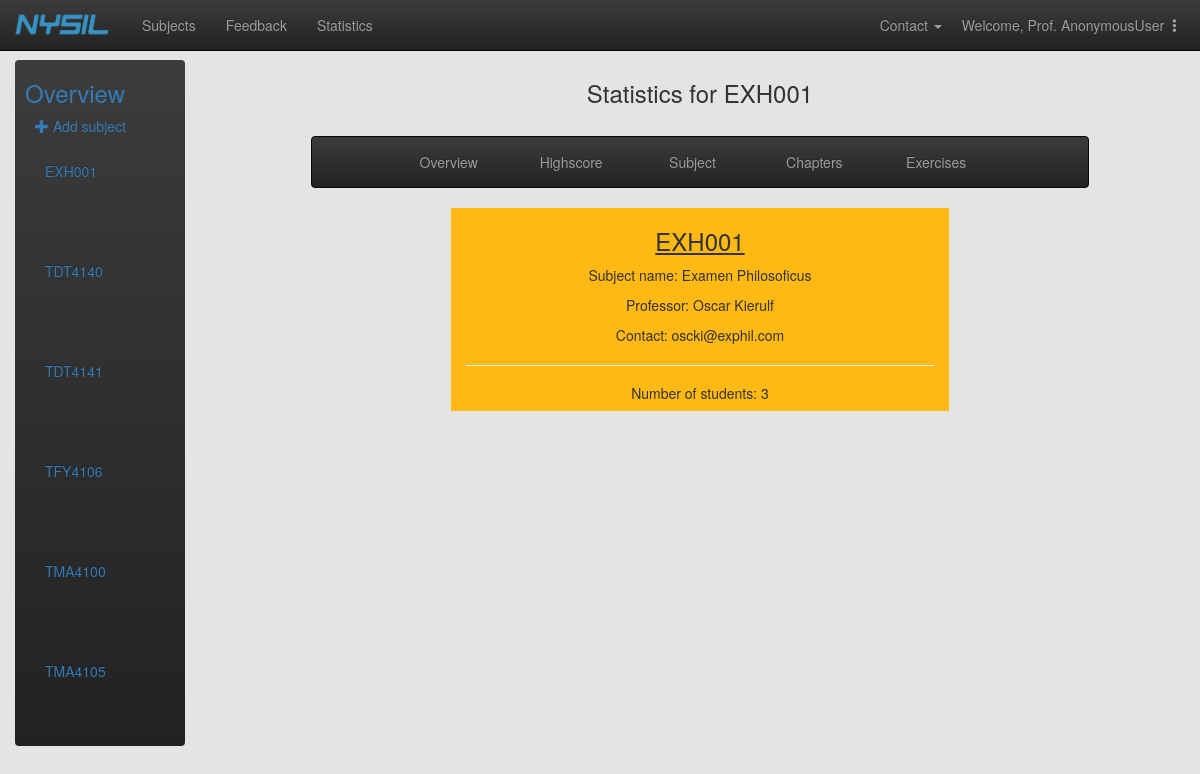
/adminpage/statistics/EXH001/overview/, run on an earlier commit of the app's database.
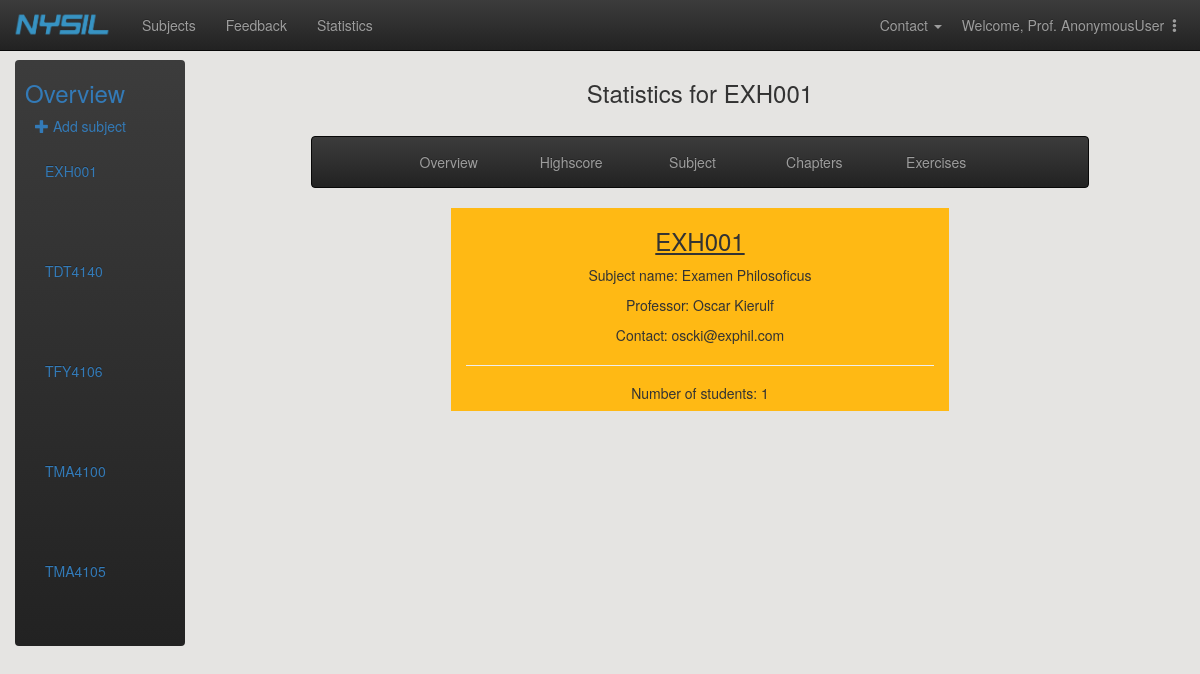
And on a later commit of the database.
### main/models.py (models this page shows)
class Subject(models.Model):
    subject_code = models.CharField(max_length=20, primary_key=True) # primary key
    subject_name = models.CharField(max_length=30)
    professor_firstname = models.CharField(max_length=30)
    professor_lastname = models.CharField(max_length=30)
    professor_email = models.EmailField()
    class Meta:
        ordering = ['subject_code']
    def __str__(self):
        return self.subject_code
    def get_full_name(self):
        return self.professor_firstname + " " + self.professor_lastname
    get_full_name.short_description = 'Professor' # headline of professor-column in the admin-table

### stats/views.py (the view)
# urls.py: url(r'^(?P<subject_pk>[A-Za-z0-9]+)/overview/$', views.subject_overview, name='subject_overview'),
def subject_overview(request, subject_pk):
    subject = Subject.objects.get(pk=subject_pk)
    num_students = get_number_of_students(subject)
    context = {'subjects': Subject.objects.all(), 'subject': subject, 'num_students': num_students}
    return render(request, "stats/subject_overview.html", context)

### stats/views.py (called while the page is built)
def get_number_of_students(subject):
    return StudentConnectSubject.objects.filter(subject=subject).count()

### stats/templates/stats/subject_overview.html
{% extends 'stats/statistics_subject.html' %}
{% block extra%}
    <div class="col-sm-12">
        <div class="col-md-8 col-md-offset-2 text-center" style="background-color:#ffb914">
            <h3> <u>{{subject}}</u></h3>
            <p>Subject name: {{subject.subject_name}}</p>
            <p>Professor: {{subject.get_full_name}}</p>
            <p>Contact: {{subject.professor_email}}</p>
            <hr>
            <h5>Number of students: {{num_students}}</h5>
        </div>
    </div>
{% endblock %}

### stats/templates/stats/statistics_subject.html
{% extends 'stats/statistics_index.html' %}
{% block extension%}
    <div class="col-md-10">
        <div class="text-center"><h3>Statistics for {{subject}} </h3></div><br>
        <div class="col-md-10 col-md-offset-1">
            <nav class="navbar navbar-inverse" style="text-align:center;">
                <div class="container-fluid">
                    <ul class="nav navbar-nav col-md-12">
                        <li class="col-md-2 col-md-offset-1"><a href="{% url 'stats:subject_overview' subject_pk=subject.pk %}">Overview</a></li>
                        <li class="col-md-2"><a href="{% url 'stats:subject_highscore' subject_pk=subject.pk %}">Highscore</a></li>
                        <li class="col-md-2"><a href="{% url 'stats:subject_pie_graph' subject_pk=subject.pk %}">Subject</a></li>
                        <li class="col-md-2"><a href="{% url 'stats:subject_chapters' subject_pk=subject.pk %}">Chapters</a></li>
                        <li class="col-md-2"><a href="{% url 'stats:subject_exercise' subject_pk=subject.pk %}">Exercises</a></li>
                    </ul>
                </div>
            </nav>
        {% block extra %}
        {% endblock%}
        </div>
    </div>
{% endblock %}

### stats/templates/stats/statistics_index.html (shortened to what this page needs)
{% extends 'adminpage/subject_overview.html' %}
{% load static %}
{% block subjects %}
    {% for subject in subjects %}
        <div class="collapse navbar-collapse" id="id_subject_overview_menu">
            <ul class="nav navbar-nav navbar-left" style="width:120px">
                <li style="float:left">
                    <a href="{% url 'stats:subject_overview' subject_pk=subject.pk %}" style="color:#337AB7;width:150px">
                        {{ subject }}
                    </a>
                </li>
            </ul>
            <ul class="nav navbar-nav navbar-right" id="id_nav_drop" style="width:-10px">
                <li class="dropdown">
                </li>
            </ul>
        </div>
    {% endfor %}
{% endblock %}

What changed in the data, as far as the page shows it:
removed Subject: subject_code "TDT4141"
Also different on the page:
{{ num_students }}: "3" → "1"
